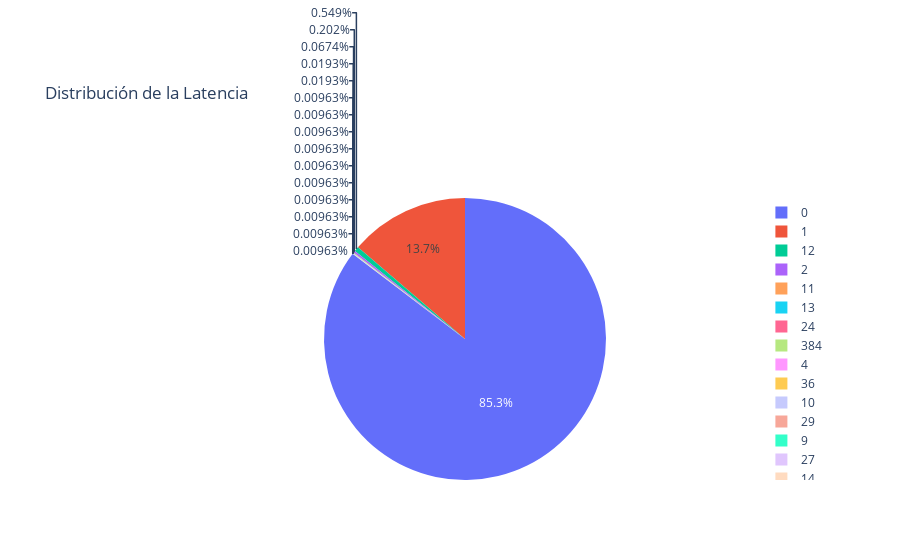

This figure's notebook cell:
### Code cell
latencia_counts = df['Latencia'].value_counts().reset_index()
latencia_counts.columns = ['Latencia', 'Conteo']

fig = px.pie(latencia_counts, names='Latencia', values='Conteo', title='Distribución de la Latencia')

fig.show()

### Figure 1 — Plotly figure (JSON) as saved in the notebook; plotly's stock layout.template omitted (floating-point values rounded to 4 significant figures)
{"data": [{"domain": {"x": [0, 1], "y": [0, 1]}, "hovertemplate": "Latencia=%{label}<br>Conteo=%{value}<extra></extra>", "labels": [0, 1, 12, 2, 11, 13, 24, 384, 4, 36, 10, 29, 9, 27, 14, 6, 3], "legendgroup": "", "name": "", "showlegend": true, "type": "pie", "values": [8862, 1425, 57, 21, 7, 2, 2, 1, 1, 1, 1, 1, 1, 1, 1, 1, 1]}], "layout": {"legend": {"tracegroupgap": 0}, "title": {"text": "Distribución de la Latencia"}}}
